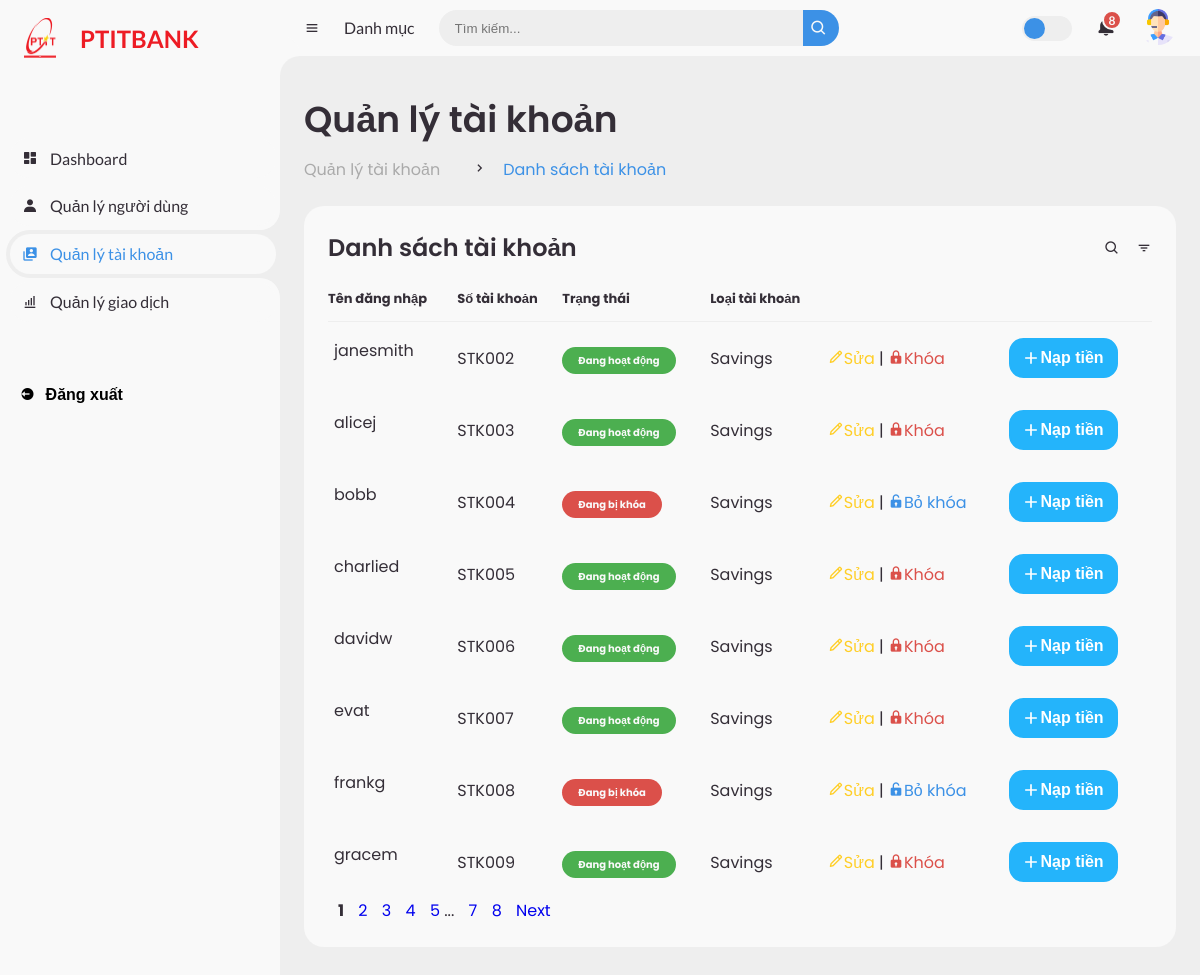
Page /admin/account (signed in) on the committed database.
### tables this page shows
CREATE TABLE "Account" (
    AccountID TEXT,
    CustomerID TEXT,
    Username TEXT NOT NULL,
    Password TEXT NOT NULL,
    AccountType TEXT,
    Balance DECIMAL(15, 2),
    DateOpened DATE,
    accountNumber TEXT UNIQUE,
    Status TEXT,
    PinCode TEXT,
    creditScored INTEGER
);

### app/routes/admin_route.py (the view)
@admin_bp.route("/account")
def account_list():
    from app.controllers.account_controller import retrieve_account
    return retrieve_account()

### app/controllers/account_controller.py (called while the page is built)
def retrieve_account():
    from app.services.account_service import retrieving_account
    return retrieving_account()

### app/services/account_service.py (called while the page is built)
def check_role():
    account_id = session.get("account_id")
    if not account_id:
        return "Bạn chưa đăng nhập", "danger"
    account = Account.query.filter_by(AccountID=account_id).first()
    if not account:
        return "Tài khoản không tồn tại", "danger"
    customer = Customer.query.filter_by(CustomerID=account.CustomerID).first()
    if not customer:
        return "Khách hàng không tồn tại", "danger"
    if customer.Role != "Admin":
        return "Bạn không có quyền truy cập trang này", "danger"
    return "Welcome Admin", "success"

def retrieving_account():
    message, category = check_role()
    if category == "danger":
        flash(message, category)
        return redirect(url_for("auth.login"))
    page = request.args.get("page", 1, type=int)  # Default to page 1
    per_page = 8  # 8 accounts per page
    pagination = Account.query.paginate(page=page, per_page=per_page, error_out=False)
    accounts = pagination.items
    return render_template(
        "admin/account/account.html", accounts=accounts, pagination=pagination
    )

### app/templates/admin/account/account.html (shortened to what this page needs)
<!DOCTYPE html>
<html lang="en">
  <head>
    <link
      href="https://unpkg.com/boxicons@2.0.9/css/boxicons.min.css"
      rel="stylesheet"
    />
    <link
      rel="stylesheet"
      href="{{url_for('static', filename='css/style.css')}}"
    />
    <link
      rel="stylesheet"
      href="https://cdn.jsdelivr.net/npm/sweetalert2@11/dist/sweetalert2.min.css"
    />
  </head>
  <body>
    <section id="sidebar">
      <a href="/admin" class="brand">
        <div class="logo"></div>
        <span class="text">PTITBANK</span>
      </a>
      <ul class="side-menu top">
        <li class="side-menu-li">
          <a href="/admin">
            <i class="bx bxs-dashboard"></i>
            <span class="text">Dashboard</span>
          </a>
        </li>
        <li class="side-menu-li">
          <a href="/admin/user">
            <i class="bx bxs-user"></i>
            <span class="text">Quản lý người dùng</span>
          </a>
        </li>
        <li class="active side-menu-li">
          <a href="/admin/account">
            <i class="bx bxs-user-account"></i>
            <span class="text">Quản lý tài khoản</span>
          </a>
        </li>
        <li class="side-menu-li">
          <a href="/admin/transaction">
            <i class="bx bx-bar-chart-alt"></i>
            <span class="text">Quản lý giao dịch</span>
          </a>
        </li>
      </ul>
      <ul class="side-menu">
        <form action="{{ url_for('auth.logout') }}" method="POST">
          <li>
            <button type="submit" class="logout">
              <i class="bx bxs-log-out-circle"></i>
              <span class="text logout-text">Đăng xuất</span>
            </button>
          </li>
        </form>
      </ul>
    </section>
    <section id="content">
      <nav>
        <i class="bx bx-menu"></i>
        <a href="#" class="nav-link">Danh mục</a>
        <form action="#">
          <div class="form-input">
            <input type="search" placeholder="Tìm kiếm..." />
            <button type="submit" class="search-btn">
              <i class="bx bx-search"></i>
            </button>
          </div>
        </form>
        <label for="switch-mode" class="switch-mode"></label>
        <a href="#" class="notification">
          <span class="num">8</span>
        </a>
        <a href="#" class="profile">
          <img src="{{url_for('static', filename='images/')}}9703596.png" />
        </a>
      </nav>
      <main>
        <div class="head-title">
          <div class="left">
            <h1>Quản lý tài khoản</h1>
            <ul class="breadcrumb">
              <li>
                <a href="#">Quản lý tài khoản</a>
              </li>
              <li><i class="bx bx-chevron-right"></i></li>
              <li>
                <a class="active" href="#">Danh sách tài khoản</a>
              </li>
            </ul>
          </div>
        </div>
        <div class="table-data">
          <div class="order">
            <div class="head">
              <h3>Danh sách tài khoản</h3>
              <i class="bx bx-search"></i>
              <i class="bx bx-filter"></i>
            </div>
            <table>
              <thead>
                <tr>
                  <th>Tên đăng nhập</th>
                  <th>Số tài khoản</th>
                  <th>Trạng thái</th>
                  <th>Loại tài khoản</th>
                  <th></th>
                  <th></th>
                </tr>
              </thead>
              <tbody>
                {% for account in accounts %}
                <tr>
                  <td>{{ account.Username}}</td>
                  <td>{{ account.accountNumber}}</td>
                  <td>
                    <span
                      class="status {{'success' if account.Status.lower() == 'active' else 'error'}}"
                      >{{'Đang hoạt động' if account.Status.lower() == 'active'
                      else 'Đang bị khóa'}}</span
                    >
                  </td>
                  <td>{{ account.AccountType }}</td>
                  <td>
                    <a href="/admin/account/edit/{{ account.AccountID }}"
                      ><span class="text-nomal"
                        ><i class="bx bx-pencil"></i>Sửa</span
                      ></a
                    >
                    | {% if account.Status.lower() == 'active' %}
                    <a
                      href="#"
                      onclick="confirmLockAccount(event, '{{ account.AccountID}}')"
                    >
                      <span class="text-danger">
                        <i class="bx bxs-lock"></i>Khóa
                      </span>
                    </a>
                    {% else %}
                    <a href="/admin/account/unlock/{{ account.AccountID}}">
                      <span class="text-blue">
                        <i class="bx bxs-lock-open"></i>Bỏ khóa
                      </span>
                    </a>
                    {% endif %}
                  </td>
                  <td>
                    <button>
                      <a href="/admin/recharge/{{ account.AccountID }}">
                        <span>
                          <svg
                            height="20"
                            width="20"
                            viewBox="0 0 24 24"
                            xmlns="http://www.w3.org/2000/svg"
                          >
                            <path d="M0 0h24v24H0z" fill="none"></path>
                            <path
                              d="M11 11V5h2v6h6v2h-6v6h-2v-6H5v-2z"
                              fill="currentColor"
                            ></path>
                          </svg>
                          Nạp tiền
                        </span>
                      </a>
                    </button>
                  </td>
                </tr>
                {% endfor %}
              </tbody>
            </table>
            <div class="container-pagination">
              <div class="pagination">
                 {% for page_num in pagination.iter_pages() %} {% if
                page_num %} {% if page_num == pagination.page %}
                <strong style="margin-left: 10px">{{ page_num }}</strong>
                {% else %}
                <a
                  href="{{ url_for('admin.account_list', page=page_num) }}"
                  style="margin-left: 10px"
                  >{{ page_num }}</a
                >
                {% endif %} {% else %}
                <span>...</span>
                {% endif %} {% endfor %} {% if pagination.has_next %}
                <a
                  class="pagi"
                  href="{{ url_for('admin.account_list', page=pagination.next_num) }}"
                  style="margin-left: 10px"
                  >Next</a
                >
                {% endif %}
              </div>
            </div>
          </div>
        </div>
      </main>
    </section>
  </body>
</html>

### rows in the picture
Account: Username "janesmith", accountNumber "STK002", Status "Đang hoạt động", AccountType "Savings"
Account: Username "alicej", accountNumber "STK003", Status "Đang hoạt động", AccountType "Savings"
Account: Username "bobb", accountNumber "STK004", Status "Đang bị khóa", AccountType "Savings"
Account: Username "charlied", accountNumber "STK005", Status "Đang hoạt động", AccountType "Savings"
Account: Username "davidw", accountNumber "STK006", Status "Đang hoạt động", AccountType "Savings"
Account: Username "evat", accountNumber "STK007", Status "Đang hoạt động", AccountType "Savings"
Account: Username "frankg", accountNumber "STK008", Status "Đang bị khóa", AccountType "Savings"
Account: Username "gracem", accountNumber "STK009", Status "Đang hoạt động", AccountType "Savings"

### other values in the picture
{{ page_num }} "1"
{{ page_num }} "2" "3" "4" "5" "7" "8"
